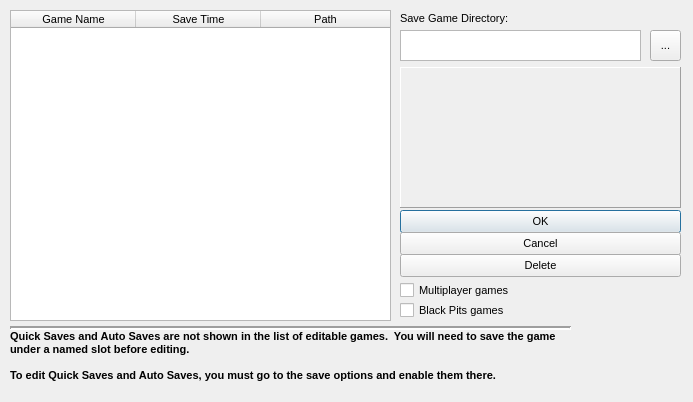
<?xml version="1.0" encoding="UTF-8"?>
<ui version="4.0">
 <class>OpenSavedGameDialog</class>
 <widget class="QDialog" name="OpenSavedGameDialog">
  <property name="windowModality">
   <enum>Qt::ApplicationModal</enum>
  </property>
  <property name="geometry">
   <rect>
    <x>0</x>
    <y>0</y>
    <width>693</width>
    <height>402</height>
   </rect>
  </property>
  <property name="sizePolicy">
   <sizepolicy hsizetype="Preferred" vsizetype="Preferred">
    <horstretch>0</horstretch>
    <verstretch>0</verstretch>
   </sizepolicy>
  </property>
  <property name="windowTitle">
   <string>Open Saved Game</string>
  </property>
  <property name="sizeGripEnabled">
   <bool>false</bool>
  </property>
  <property name="modal">
   <bool>true</bool>
  </property>
  <widget class="QTableWidget" name="tableWidget">
   <property name="geometry">
    <rect>
     <x>10</x>
     <y>10</y>
     <width>381</width>
     <height>311</height>
    </rect>
   </property>
   <property name="font">
    <font>
     <pointsize>8</pointsize>
    </font>
   </property>
   <property name="frameShape">
    <enum>QFrame::StyledPanel</enum>
   </property>
   <property name="frameShadow">
    <enum>QFrame::Sunken</enum>
   </property>
   <property name="lineWidth">
    <number>1</number>
   </property>
   <property name="horizontalScrollBarPolicy">
    <enum>Qt::ScrollBarAlwaysOff</enum>
   </property>
   <property name="editTriggers">
    <set>QAbstractItemView::NoEditTriggers</set>
   </property>
   <property name="dragDropOverwriteMode">
    <bool>false</bool>
   </property>
   <property name="alternatingRowColors">
    <bool>true</bool>
   </property>
   <property name="selectionMode">
    <enum>QAbstractItemView::SingleSelection</enum>
   </property>
   <property name="selectionBehavior">
    <enum>QAbstractItemView::SelectRows</enum>
   </property>
   <property name="showGrid">
    <bool>true</bool>
   </property>
   <property name="gridStyle">
    <enum>Qt::SolidLine</enum>
   </property>
   <property name="sortingEnabled">
    <bool>true</bool>
   </property>
   <property name="wordWrap">
    <bool>true</bool>
   </property>
   <property name="cornerButtonEnabled">
    <bool>false</bool>
   </property>
   <attribute name="horizontalHeaderMinimumSectionSize">
    <number>4</number>
   </attribute>
   <attribute name="horizontalHeaderDefaultSectionSize">
    <number>125</number>
   </attribute>
   <attribute name="horizontalHeaderStretchLastSection">
    <bool>true</bool>
   </attribute>
   <attribute name="verticalHeaderVisible">
    <bool>false</bool>
   </attribute>
   <column>
    <property name="text">
     <string>Game Name</string>
    </property>
   </column>
   <column>
    <property name="text">
     <string>Save Time</string>
    </property>
   </column>
   <column>
    <property name="text">
     <string>Path</string>
    </property>
   </column>
  </widget>
  <widget class="Line" name="line">
   <property name="geometry">
    <rect>
     <x>10</x>
     <y>320</y>
     <width>561</width>
     <height>16</height>
    </rect>
   </property>
   <property name="frameShadow">
    <enum>QFrame::Sunken</enum>
   </property>
   <property name="lineWidth">
    <number>2</number>
   </property>
   <property name="orientation">
    <enum>Qt::Horizontal</enum>
   </property>
  </widget>
  <widget class="QPushButton" name="buttonOK">
   <property name="geometry">
    <rect>
     <x>400</x>
     <y>210</y>
     <width>281</width>
     <height>23</height>
    </rect>
   </property>
   <property name="font">
    <font>
     <pointsize>8</pointsize>
    </font>
   </property>
   <property name="text">
    <string>OK</string>
   </property>
   <property name="default">
    <bool>true</bool>
   </property>
  </widget>
  <widget class="QPushButton" name="buttonCancel">
   <property name="geometry">
    <rect>
     <x>400</x>
     <y>232</y>
     <width>281</width>
     <height>23</height>
    </rect>
   </property>
   <property name="font">
    <font>
     <pointsize>8</pointsize>
    </font>
   </property>
   <property name="text">
    <string>Cancel</string>
   </property>
  </widget>
  <widget class="QPushButton" name="buttonDelete">
   <property name="geometry">
    <rect>
     <x>400</x>
     <y>254</y>
     <width>281</width>
     <height>23</height>
    </rect>
   </property>
   <property name="font">
    <font>
     <pointsize>8</pointsize>
    </font>
   </property>
   <property name="text">
    <string>Delete</string>
   </property>
   <property name="flat">
    <bool>false</bool>
   </property>
  </widget>
  <widget class="QLabel" name="labelQuickAuto">
   <property name="geometry">
    <rect>
     <x>10</x>
     <y>330</y>
     <width>551</width>
     <height>61</height>
    </rect>
   </property>
   <property name="font">
    <font>
     <pointsize>8</pointsize>
     <weight>75</weight>
     <italic>false</italic>
     <bold>true</bold>
    </font>
   </property>
   <property name="text">
    <string>Quick Saves and Auto Saves are not shown in the list of editable games.  You will need to save the game under a named slot before editing.

To edit Quick Saves and Auto Saves, you must go to the save options and enable them there.</string>
   </property>
   <property name="textFormat">
    <enum>Qt::AutoText</enum>
   </property>
   <property name="scaledContents">
    <bool>false</bool>
   </property>
   <property name="alignment">
    <set>Qt::AlignLeading|Qt::AlignLeft|Qt::AlignTop</set>
   </property>
   <property name="wordWrap">
    <bool>true</bool>
   </property>
   <property name="margin">
    <number>2</number>
   </property>
  </widget>
  <widget class="QCheckBox" name="checkMultiplayer">
   <property name="enabled">
    <bool>true</bool>
   </property>
   <property name="geometry">
    <rect>
     <x>400</x>
     <y>280</y>
     <width>141</width>
     <height>20</height>
    </rect>
   </property>
   <property name="font">
    <font>
     <pointsize>8</pointsize>
     <weight>50</weight>
     <bold>false</bold>
     <strikeout>false</strikeout>
    </font>
   </property>
   <property name="autoFillBackground">
    <bool>false</bool>
   </property>
   <property name="text">
    <string>Multiplayer games</string>
   </property>
   <property name="checkable">
    <bool>true</bool>
   </property>
   <property name="tristate">
    <bool>false</bool>
   </property>
  </widget>
  <widget class="QLabel" name="labelSaveGameDirectory">
   <property name="geometry">
    <rect>
     <x>400</x>
     <y>10</y>
     <width>131</width>
     <height>16</height>
    </rect>
   </property>
   <property name="font">
    <font>
     <pointsize>8</pointsize>
    </font>
   </property>
   <property name="text">
    <string>Save Game Directory:</string>
   </property>
  </widget>
  <widget class="QTextBrowser" name="textDir">
   <property name="geometry">
    <rect>
     <x>400</x>
     <y>30</y>
     <width>241</width>
     <height>31</height>
    </rect>
   </property>
   <property name="font">
    <font>
     <pointsize>8</pointsize>
    </font>
   </property>
   <property name="verticalScrollBarPolicy">
    <enum>Qt::ScrollBarAlwaysOff</enum>
   </property>
   <property name="lineWrapMode">
    <enum>QTextEdit::NoWrap</enum>
   </property>
   <property name="readOnly">
    <bool>false</bool>
   </property>
   <property name="markdown">
    <string/>
   </property>
   <property name="html">
    <string>&lt;!DOCTYPE HTML PUBLIC &quot;-//W3C//DTD HTML 4.0//EN&quot; &quot;http://www.w3.org/TR/REC-html40/strict.dtd&quot;&gt;
&lt;html&gt;&lt;head&gt;&lt;meta name=&quot;qrichtext&quot; content=&quot;1&quot; /&gt;&lt;style type=&quot;text/css&quot;&gt;
p, li { white-space: pre-wrap; }
&lt;/style&gt;&lt;/head&gt;&lt;body style=&quot; font-family:'Noto Sans, '; font-size:8pt; font-weight:400; font-style:normal;&quot;&gt;
&lt;p style=&quot;-qt-paragraph-type:empty; margin-top:0px; margin-bottom:0px; margin-left:0px; margin-right:0px; -qt-block-indent:0; text-indent:0px;&quot;&gt;&lt;br /&gt;&lt;/p&gt;&lt;/body&gt;&lt;/html&gt;</string>
   </property>
  </widget>
  <widget class="QToolButton" name="toolOpenSavedGame">
   <property name="geometry">
    <rect>
     <x>650</x>
     <y>30</y>
     <width>31</width>
     <height>31</height>
    </rect>
   </property>
   <property name="font">
    <font>
     <pointsize>8</pointsize>
    </font>
   </property>
   <property name="text">
    <string>...</string>
   </property>
  </widget>
  <widget class="QCheckBox" name="checkBlackPits">
   <property name="geometry">
    <rect>
     <x>400</x>
     <y>300</y>
     <width>141</width>
     <height>20</height>
    </rect>
   </property>
   <property name="font">
    <font>
     <pointsize>8</pointsize>
    </font>
   </property>
   <property name="text">
    <string>Black Pits games</string>
   </property>
  </widget>
  <widget class="QLabel" name="labelGameBMP">
   <property name="geometry">
    <rect>
     <x>400</x>
     <y>67</y>
     <width>281</width>
     <height>141</height>
    </rect>
   </property>
   <property name="sizePolicy">
    <sizepolicy hsizetype="Preferred" vsizetype="Preferred">
     <horstretch>0</horstretch>
     <verstretch>0</verstretch>
    </sizepolicy>
   </property>
   <property name="minimumSize">
    <size>
     <width>170</width>
     <height>128</height>
    </size>
   </property>
   <property name="frameShape">
    <enum>QFrame::Panel</enum>
   </property>
   <property name="frameShadow">
    <enum>QFrame::Raised</enum>
   </property>
   <property name="text">
    <string/>
   </property>
   <property name="scaledContents">
    <bool>true</bool>
   </property>
   <property name="textInteractionFlags">
    <set>Qt::NoTextInteraction</set>
   </property>
  </widget>
 </widget>
 <resources/>
 <connections/>
</ui>
